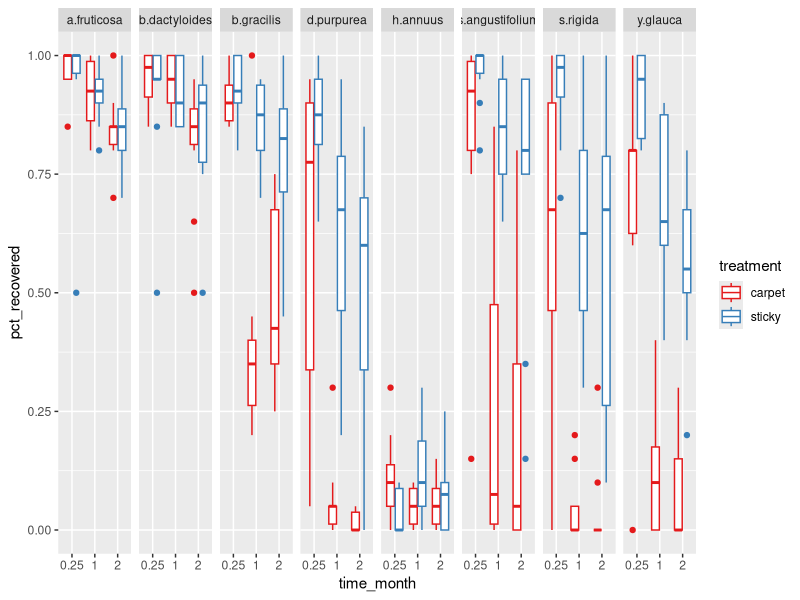
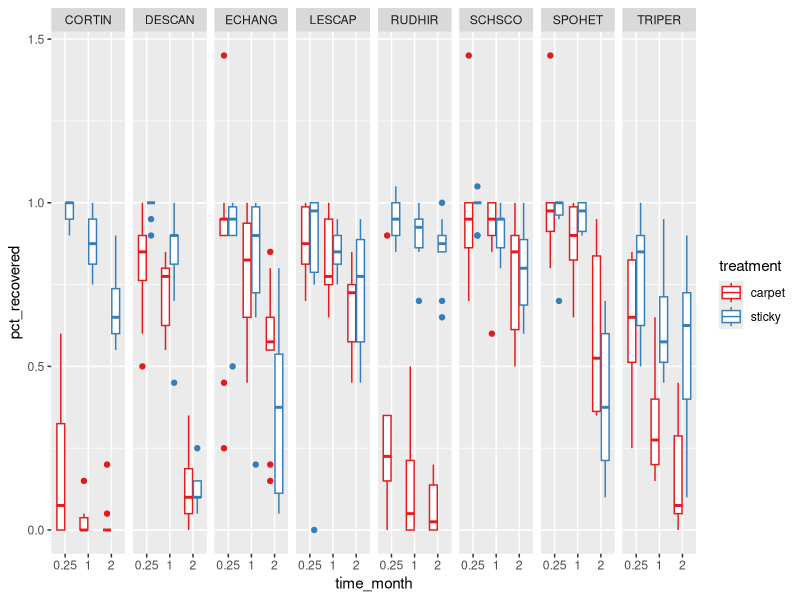

R code for these plots, in order: (Note: this script raises an error after producing the figures.)
# PROLOG   ##############################################################################

# PROJECT: Seed Rain Methods
# PURPOSE: Data cleaning 
#
# AUTHORS: Lauren Sullivan (llsull@msu.edu) & Lauren Shoemaker (lshoema1@uwyo.edu)
# COLLAB:  Melissa DeSiervo, Larissa Kahan
# EDITED:  1 February 2025
#
# FILES:   1) data/L0/MO_seedrain_raw.csv
#          2) data/L0/CO_seedrain_raw.xlsx
#

# NOTES:   creates "strict" datasets where we just focus on the species of interest 
#             not herbivory or other species that were collected in the traps

# PROLOG   ##############################################################################



## clear workspace
rm(list=ls())

## working directory
#set working directory to "source file location"

## libraries
library(tidyverse)
library(RColorBrewer)
library(cowplot)

## data
mo <- read_csv("../data/L0/MO_seedrain_raw.csv")

co <- read_csv("../data/L0/CO_seedrain_raw.csv")


#### MISSORI DATA CLEANING
## clean up treatment names and times

mo$time_month[mo$time_month == '1 month'] <- 1
mo$time_month[mo$time_month == '2 month'] <- 2
mo$time_month[mo$time_month == '1 week'] <- 0.25

mo$time_month <- as.numeric(mo$time_month)
list(unique(mo$treatment))
list(unique(mo$time_month))


## clean data to just be the species we selected, not the extra 
##      seeds we caught throughout the experiment

mo_slim <- mo %>%
  filter(species == "LESCAP" | species == "DESCAN" | species == "TRIPER" |
         species == "SCHSCO" | species == "ECHANG" | species == "SPOHET" |
         species == "RUDHIR" | species == "CORTIN")

nrow(mo)
nrow(mo_slim)
#### COLORADO DATA CLEANING
## clean up treatment names and times

co$treatment[co$treatment == 's'] <- "sticky"
co$treatment[co$treatment == 'c'] <- "carpet"

list(unique(co$treatment))
list(unique(mo$time_month))

## clean data to just be the species we selected, not the extra 
##      seeds we caught throughout the experiment

list(unique(co$species))

co_slim <- co %>%
  filter(species != ("various"))


## Create full dataset with both sites

dat_all <- full_join(mo_slim, co_slim)
head(dat_all)
str(dat_all)
str(mo_slim)
str(co_slim)


## create a %consumed column

dat_all$pct_recovered <- dat_all$number_recovered/dat_all$number_original

dat_all$time_month <- as.factor(dat_all$time_month)



#### FIGURES



## some exploratory data analysis
##MO


mo_raw <- dat_all %>%
  filter(site == "mo" & treatment != "post-sticky") %>%
ggplot( aes(x = time_month, y = pct_recovered, color = treatment))+
  geom_boxplot()+
  facet_grid(cols = vars(species))+
  scale_color_brewer(palette = "Set1")

co_raw <- dat_all %>%
  filter(site == "co") %>%
  ggplot(aes(x = time_month, y = pct_recovered, color = treatment))+
  geom_boxplot()+
  facet_grid(cols = vars(species))+
  scale_color_brewer(palette = "Set1")


#note: will clean this up as we go forward but not important for now.
pdf("../figures/all_raw_data.pdf", width = 10, height = 8)

plot_grid(mo_raw, co_raw, cols = 1, labels = c("A)", "B)"))

dev.off()

head(dat_all)
